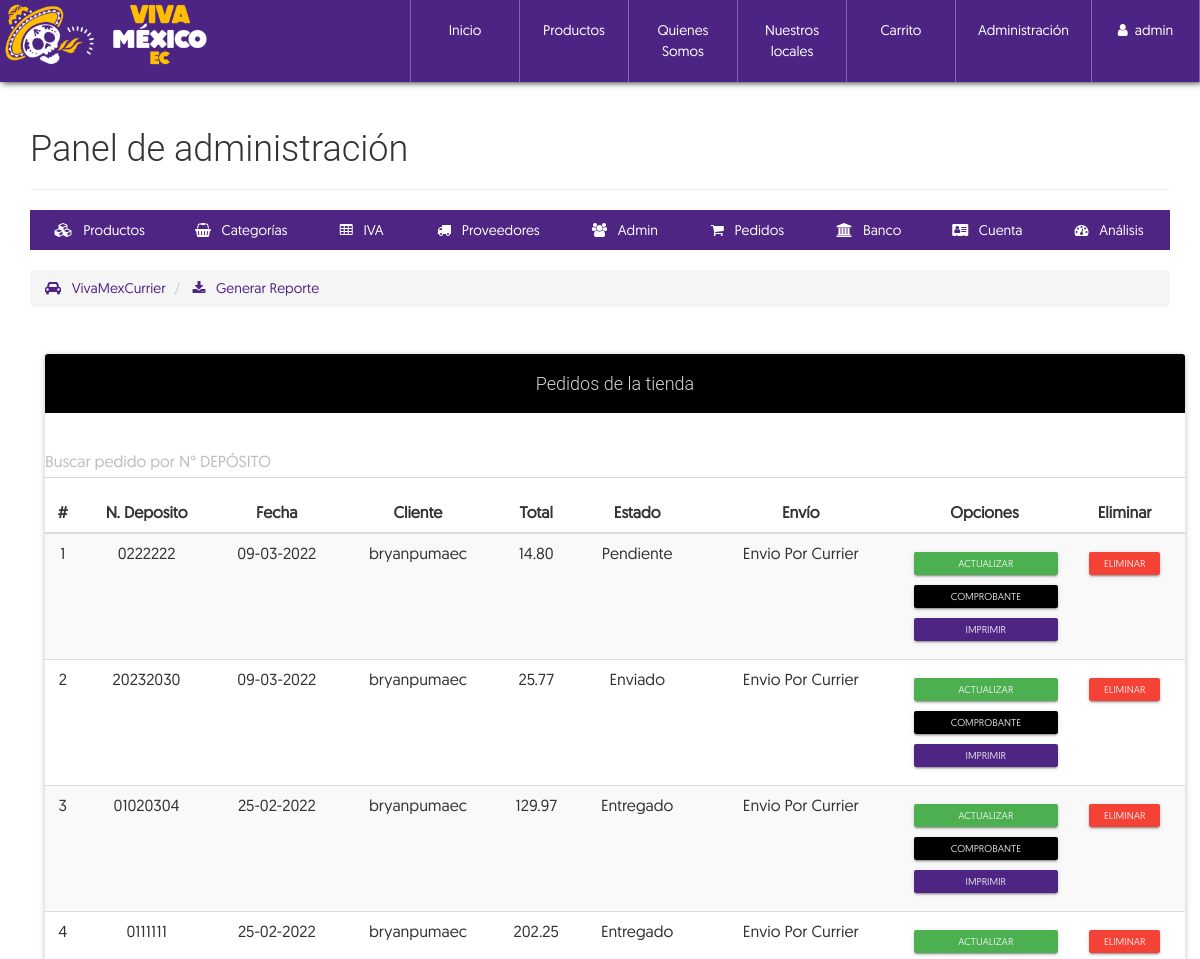
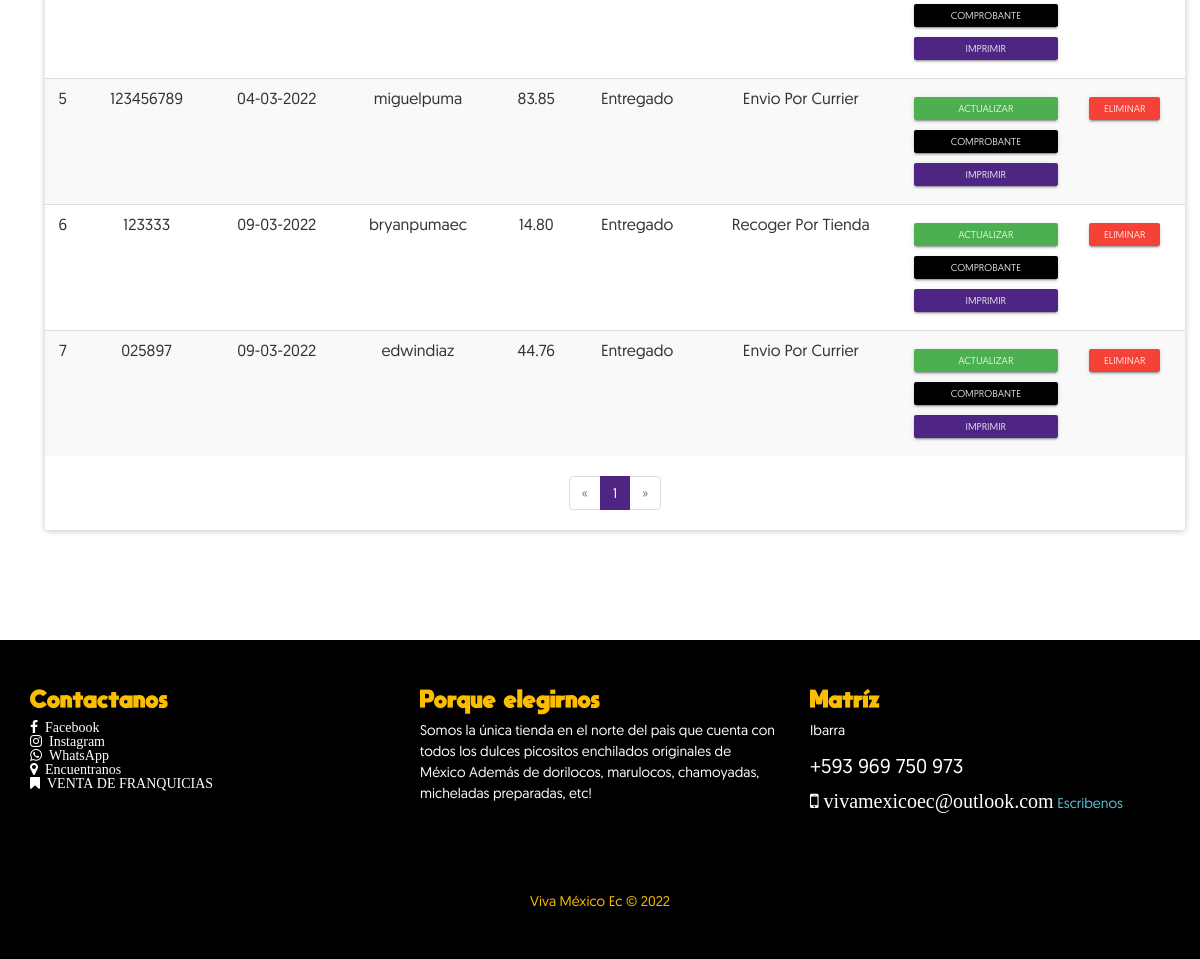
Page /configAdmin.php?view=order (signed in) on the committed database (2 pictures, top to bottom).
### tables this page shows
CREATE TABLE `venta` (
  `NumPedido` int(20) NOT NULL,
  `Fecha` varchar(150) NOT NULL,
  `NIT` varchar(30) NOT NULL,
  `TotalPagar` decimal(30,2) NOT NULL,
  `Estado` varchar(150) NOT NULL,
  `NumeroDeposito` varchar(50) NOT NULL,
  `TipoEnvio` varchar(37) NOT NULL,
  `Adjunto` varchar(50) NOT NULL
);

CREATE TABLE `cliente` (
  `NIT` varchar(30) NOT NULL,
  `Nombre` varchar(30) NOT NULL,
  `NombreCompleto` varchar(70) NOT NULL,
  `Apellido` varchar(70) NOT NULL,
  `Clave` text NOT NULL,
  `Direccion` varchar(200) NOT NULL,
  `Telefono` varchar(20) NOT NULL,
  `Email` varchar(30) NOT NULL
);

### library/consulSQL.php (called while the page is built, shortened)
<?php
class ejecutarSQL {
    public static function conectar(){
        if(!$con=  mysqli_connect(SERVER,USER,PASS,BD)){
            echo "Error en el servidor, verifique sus datos";
        }
        mysqli_set_charset($con, "utf8");
        return $con;
    }
    public static function consultar($query) {
        if (!$consul = mysqli_query(ejecutarSQL::conectar(), $query)) {
            echo 'Error en la consulta SQL ejecutada';
        }
        return $consul;
    }
}

### admin/order-view.php (the view, shortened to what this page needs)
<ul class="breadcrumb" style="margin-bottom: 5px;">
    <li>
        <a href="infoCurrier.php">
            <i class="fa fa-car" aria-hidden="true"></i> &nbsp; VivaMexCurrier
        </a>
    </li>
    <li>
        <a href="./report/listapedidos.php" target="_blank"><i class="fa fa-download" aria-hidden="true"></i> &nbsp; Generar Reporte</a>
    </li>
</ul>
<div class="container">
  <div class="row">
        <div class="col-xs-12">
            <br><br>
            <div class="panel panel-info">
                <div class="panel-heading text-center"><h4>Pedidos de la tienda</h4></div>
                <div class="form-group label-floating">
                    <label class="control-label" for="txt_buscar">Buscar pedido por N° DEPÓSITO</label>
                    <input class="form-control" type="text" name="txt_buscar" id="txt_buscar" onkeypress="filtrar(this.value);">
                </div>
                <div class="table-responsive">
                    <table class="table table-striped table-hover" id="tabla">
                        <thead class="">
                            <tr>
                              <th class="text-center">#</th>
                                <th class="text-center">N. Deposito</th>
                                <th class="text-center">Fecha</th>
                                <th class="text-center">Cliente</th>
                                <th class="text-center">Total</th>
                                <th class="text-center">Estado</th>
                                <th class="text-center">Envío</th>
                                <th class="text-center">Opciones</th>
                                <th class="text-center">Eliminar</th>
                            </tr>
                        </thead>
                        <tbody>
                            <?php
                                $mysqli = mysqli_connect(SERVER, USER, PASS, BD);
                                mysqli_set_charset($mysqli, "utf8");
                                $pagina = isset($_GET['pag']) ? (int)$_GET['pag'] : 1;
                               $regpagina = 30;
                                $inicio = ($pagina > 1) ? (($pagina * $regpagina) - $regpagina) : 0;
                                $pedidos=mysqli_query($mysqli,"SELECT SQL_CALC_FOUND_ROWS * FROM venta ORDER BY Estado DESC LIMIT $inicio, $regpagina");
                                $totalregistros = mysqli_query($mysqli,"SELECT FOUND_ROWS()");
                                $totalregistros = mysqli_fetch_array($totalregistros, MYSQLI_ASSOC);
                                $numeropaginas = ceil($totalregistros["FOUND_ROWS()"]/$regpagina);
                                $cr=$inicio+1;
                              while($order=mysqli_fetch_array($pedidos, MYSQLI_ASSOC)){
                            ?>
                            <tr>
                              <td class="text-center"><?php echo $cr; ?></td>
                            <td class="text-center"><?php echo $order['NumeroDeposito']; ?></td>
                            <td class="text-center"><?php echo $order['Fecha']; ?></td>
                            <td class="text-center">
                                <?php
                                    $conUs= ejecutarSQL::consultar("SELECT Nombre FROM cliente WHERE NIT='".$order['NIT']."'");
                                    $UsP=mysqli_fetch_array($conUs, MYSQLI_ASSOC);
                                    echo $UsP['Nombre'];
                                ?>
                            </td>
                            <td class="text-center"><?php echo $order['TotalPagar']; ?></td>
                            <td class="text-center"><?php echo $order['Estado']; ?></td>
                            <td class="text-center"><?php echo $order['TipoEnvio']; ?></td>
                            <td class="text-center">
                                <a href="#!" class="btn btn-raised btn-xs btn-success btn-block btn-up-order" data-code="<?php echo $order['NumPedido']; ?>">Actualizar</a>
                                <?php
                                    if(is_file("./assets/comprobantes/".$order['Adjunto'])){
                                      echo '<a href="./assets/comprobantes/'.$order['Adjunto'].'" target="_blank" class="btn btn-raised btn-xs btn-info btn-block">Comprobante</a>';
                                    }
                                ?>
                                <a href="./report/factura.php?id=<?php echo $order['NumPedido'];?>" class="btn btn-raised btn-xs btn-primary btn-block" target="_blank">Imprimir</a>
                            </td>
                            <td class="text-center">
                              <form action="process/delPedido.php" method="POST" class="FormCatElec" data-form="delete">
                                <button type="submit" class="btn btn-raised btn-xs btn-danger">Eliminar</button>
                              </form>
                            </td>
                            </tr>
                            <?php
                              $cr++;
                              }
                            ?>
                        </tbody>
                    </table>
                </div>
                <?php if($numeropaginas>=1): ?>
                <div class="text-center">
                  <ul class="pagination">
                    <?php if($pagina == 1): ?>
                        <li class="disabled">
                            <a>
                                <span aria-hidden="true">&laquo;</span>
                            </a>
                        </li>
                    <?php endif; ?>
                    <?php
                        for($i=1; $i <= $numeropaginas; $i++ ){
                            if($pagina == $i){
                                echo '<li class="active"><a href="configAdmin.php?view=order&pag='.$i.'">'.$i.'</a></li>';
                            }else{
                                echo '<li><a href="configAdmin.php?view=order&pag='.$i.'">'.$i.'</a></li>';
                            }
                        }
                    ?>
                    <?php if($pagina == $numeropaginas): ?>
                        <li class="disabled">
                            <a>
                                <span aria-hidden="true">&raquo;</span>
                            </a>
                        </li>
                    <?php endif; ?>
                  </ul>
                </div>
                <?php endif; ?>
            </div>
        </div>
  </div>
</div>

### rows in the picture
venta: NumeroDeposito "0222222", Fecha "09-03-2022", NIT.Nombre "bryanpumaec", TotalPagar "14.80", Estado "Pendiente", TipoEnvio "Envio Por Currier"
venta: NumeroDeposito "20232030", Fecha "09-03-2022", NIT.Nombre "bryanpumaec", TotalPagar "25.77", Estado "Enviado", TipoEnvio "Envio Por Currier"
venta: NumeroDeposito "01020304", Fecha "25-02-2022", NIT.Nombre "bryanpumaec", TotalPagar "129.97", Estado "Entregado", TipoEnvio "Envio Por Currier"
venta: NumeroDeposito "0111111", Fecha "25-02-2022", NIT.Nombre "bryanpumaec", TotalPagar "202.25", Estado "Entregado", TipoEnvio "Envio Por Currier"
venta: NumeroDeposito "123456789", Fecha "04-03-2022", NIT.Nombre "miguelpuma", TotalPagar "83.85", Estado "Entregado", TipoEnvio "Envio Por Currier"
venta: NumeroDeposito "123333", Fecha "09-03-2022", NIT.Nombre "bryanpumaec", TotalPagar "14.80", Estado "Entregado", TipoEnvio "Recoger Por Tienda"
venta: NumeroDeposito "025897", Fecha "09-03-2022", NIT.Nombre "edwindiaz", TotalPagar "44.76", Estado "Entregado", TipoEnvio "Envio Por Currier"

### other values in the picture
$_SESSION['nombreAdmin'] "admin"
